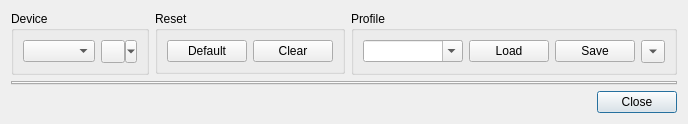
<?xml version="1.0" encoding="UTF-8"?>
<ui version="4.0">
 <class>MappingWindow</class>
 <widget class="QDialog" name="MappingWindow">
  <layout class="QVBoxLayout" name="mainLayout">
   <item>
    <layout class="QHBoxLayout" name="configLayout">
     <item>
      <widget class="QGroupBox" name="devicesBox">
       <property name="title">
        <string>Device</string>
       </property>
       <layout class="QHBoxLayout" name="devicesLayout">
        <item>
         <widget class="QComboBox" name="devicesComboBox">
          <property name="sizePolicy">
           <sizepolicy hsizetype="Minimum" vsizetype="Fixed">
            <horstretch>0</horstretch>
            <verstretch>0</verstretch>
           </sizepolicy>
          </property>
         </widget>
        </item>
        <item>
         <widget class="QToolButton" name="deviceOptionsButton">
          <property name="sizePolicy">
           <sizepolicy hsizetype="Fixed" vsizetype="Fixed">
            <horstretch>0</horstretch>
            <verstretch>0</verstretch>
           </sizepolicy>
          </property>
          <property name="popupMode">
           <enum>QToolButton::ToolButtonPopupMode::MenuButtonPopup</enum>
          </property>
         </widget>
        </item>
       </layout>
      </widget>
     </item>
     <item>
      <widget class="QGroupBox" name="resetBox">
       <property name="sizePolicy">
        <sizepolicy hsizetype="Fixed" vsizetype="Fixed">
         <horstretch>0</horstretch>
         <verstretch>0</verstretch>
        </sizepolicy>
       </property>
       <property name="title">
        <string>Reset</string>
       </property>
       <layout class="QHBoxLayout" name="resetLayout">
        <item>
         <widget class="QPushButton" name="resetDefaultButton">
          <property name="text">
           <string>Default</string>
          </property>
          <property name="autoDefault">
           <bool>false</bool>
          </property>
         </widget>
        </item>
        <item>
         <widget class="QPushButton" name="resetClearButton">
          <property name="text">
           <string>Clear</string>
          </property>
          <property name="autoDefault">
           <bool>false</bool>
          </property>
         </widget>
        </item>
       </layout>
      </widget>
     </item>
     <item>
      <widget class="QGroupBox" name="profilesBox">
       <property name="title">
        <string>Profile</string>
       </property>
       <layout class="QHBoxLayout" name="profilesLayout">
        <item>
         <widget class="QComboBox" name="profilesComboBox">
          <property name="sizePolicy">
           <sizepolicy hsizetype="Ignored" vsizetype="Fixed">
            <horstretch>0</horstretch>
            <verstretch>0</verstretch>
           </sizepolicy>
          </property>
          <property name="minimumSize">
           <size>
            <width>100</width>
            <height>0</height>
           </size>
          </property>
          <property name="editable">
           <bool>true</bool>
          </property>
         </widget>
        </item>
        <item>
         <layout class="QHBoxLayout" name="profileButtonLayout">
          <item>
           <widget class="QPushButton" name="profilesLoadButton">
            <property name="text">
             <string>Load</string>
            </property>
            <property name="autoDefault">
             <bool>false</bool>
            </property>
           </widget>
          </item>
          <item>
           <widget class="QPushButton" name="profilesSaveButton">
            <property name="text">
             <string>Save</string>
            </property>
            <property name="autoDefault">
             <bool>false</bool>
            </property>
           </widget>
          </item>
          <item>
           <widget class="QToolButton" name="profileOtherActionsButton">
            <property name="styleSheet">
             <string notr="true">QToolButton::menu-indicator { image: none; }</string>
            </property>
            <property name="popupMode">
             <enum>QToolButton::ToolButtonPopupMode::InstantPopup</enum>
            </property>
            <property name="arrowType">
             <enum>Qt::ArrowType::DownArrow</enum>
            </property>
           </widget>
          </item>
         </layout>
        </item>
       </layout>
      </widget>
     </item>
    </layout>
   </item>
   <item>
    <widget class="QTabWidget" name="tabWidget">
     <property name="tabBarAutoHide">
      <bool>true</bool>
     </property>
    </widget>
   </item>
   <item>
    <widget class="QDialogButtonBox" name="buttonBox">
     <property name="standardButtons">
      <set>QDialogButtonBox::StandardButton::Close</set>
     </property>
    </widget>
   </item>
  </layout>
 </widget>
 <tabstops>
  <tabstop>devicesComboBox</tabstop>
  <tabstop>deviceOptionsButton</tabstop>
  <tabstop>resetDefaultButton</tabstop>
  <tabstop>resetClearButton</tabstop>
  <tabstop>profilesComboBox</tabstop>
  <tabstop>profilesLoadButton</tabstop>
  <tabstop>profilesSaveButton</tabstop>
  <tabstop>profileOtherActionsButton</tabstop>
  <tabstop>tabWidget</tabstop>
  <tabstop>buttonBox</tabstop>
 </tabstops>
 <resources/>
 <connections/>
</ui>
